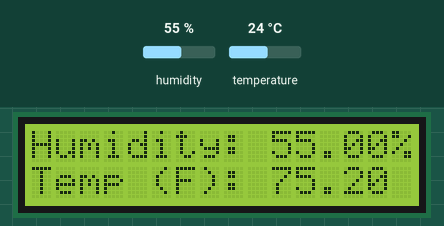
This sketch was run on a simulated Arduino Uno, built with avr-gcc and run on an emulated ATmega328P. Shown: 16×2 character LCD. The inputs (shaded band) are chosen by the test bench; at power-on: humidity 55 %, temperature 24 °C. What the sketch prints to the serial monitor is not drawn.

Above: at 1.2 s.
1.3 s: humidity set to 22 %
At 2.7 s:
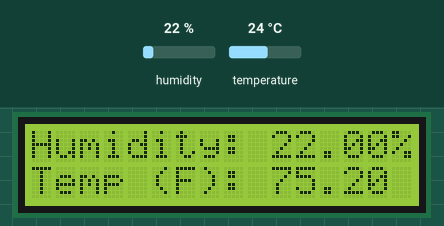
4.0 s: temperature set to 12 °C
At 4.6 s:
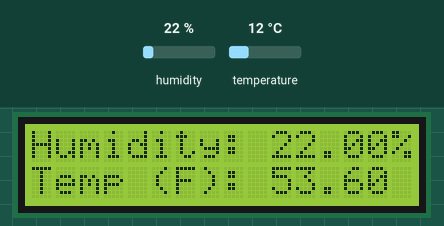
6.7 s: humidity set to 40 %
At 8.5 s:
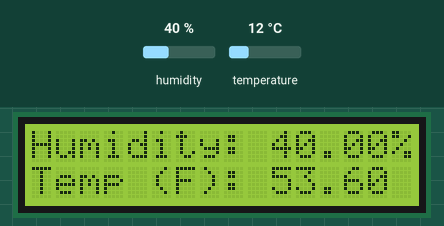
9.6 s: temperature set to 19 °C
At 10.4 s:
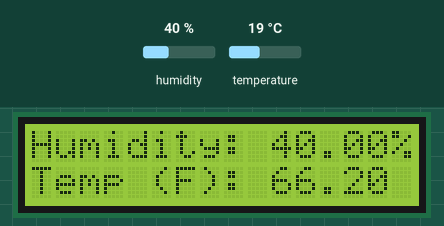
Timing chart, 0 to 12.6 s (numbered marks = the images above; inputs shaded):
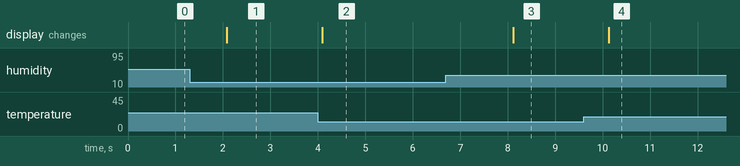

The sketch:

Combined_LCD_DHT.ino
```cpp
// include the library code:
#include <LiquidCrystal.h>
#include <DHT.h>

#define DHTPIN 2           // DHT Data Pin
#define DHTTYPE DHT22
DHT dht(DHTPIN, DHTTYPE);  // Initialize DHT sensor for normal 16mhz Arduino

// LCD Var Setup
const int rs = 14, en = 13, d4 = 12, d5 = 11, d6 = 10, d7 = 9;
LiquidCrystal lcd(rs, en, d4, d5, d6, d7);

//DHT Var Setup
float humidity;       //Humidity Value
float temperature;    //Temperature Value


void setup() {
  // set up the LCD's number of columns and rows:
  lcd.begin(16, 2);
  // Print a message to the LCD.

  Serial.begin(9600);
  dht.begin();
}

void loop() {
  // Read temperature and humidity from the DHT22
  // and store as humidity and temperature
    humidity = dht.readHumidity();
    temperature = dht.readTemperature(true);

  // set the cursor to column 0, line 1
  // (note: line 1 is the second row, since counting begins with 0):
  lcd.setCursor(0,0);
  lcd.print("Humidity: ");
  lcd.print(humidity);
  lcd.print("%");
  lcd.setCursor(0, 1);
  lcd.print("Temp (F): ");
  lcd.print(temperature);


  //Print temp and humidity values to serial monitor
    Serial.print("Humidity: ");
    Serial.print(humidity);
    Serial.print(" %, Temp: ");
    Serial.print(temperature);
    Serial.println(" °F");
    delay(2000); //Delay 2 sec.
}
```

Measured:
- after the input at 1.3 s, the display: changes after 0.79 s (image 1)
- after the input at 4.0 s, the display: changes after 0.10 s (image 2)
- after the input at 6.7 s, the display: changes after 1.4 s (image 3)
- after the input at 9.6 s, the display: changes after 0.53 s (image 4)
